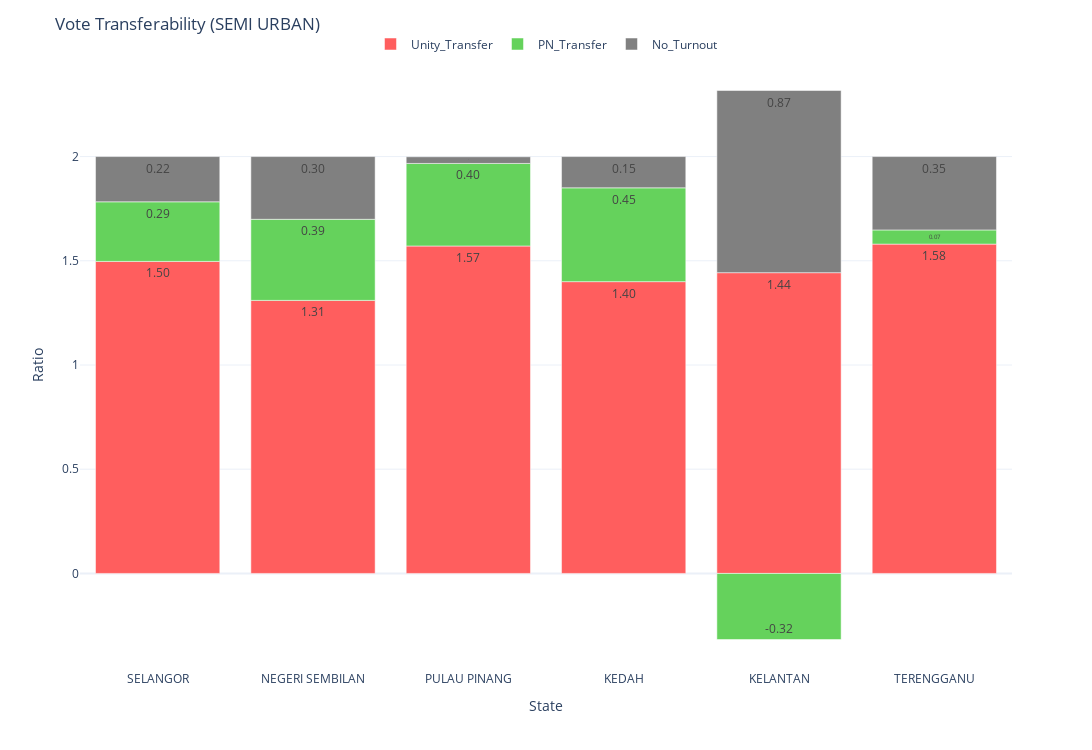

Source (notebook cell):
### Code cell
rc = 'SEMI URBAN'
grp_df3 = compute_transfer(xdf.query(f'Classification=="{rc}"'), groupby=['GE15_STATE'])

display(grp_df3.style.format("{:,}", ['GE15_Total', 'PRN_Total']).format("{:.2f}", ['Unity_Transfer', 'PN_Transfer', 'No_Turnout']))
long_df = grp_df3[['Unity_Transfer', 'PN_Transfer', 'No_Turnout']].reset_index().melt(id_vars='GE15_STATE')
long_df.columns = ['State', 'Transfer', 'Ratio']

color_mapping = {
    'Unity_Transfer': '#FF5E5E',  # Darker pastel red
    'PN_Transfer': '#65D25C',     # Darker pastel green
    'No_Turnout': 'grey'
}
# Create a stacked bar plot using Plotly
fig = px.bar(long_df, x='State', y='Ratio', color='Transfer', barmode='relative', color_discrete_map=color_mapping)
fig.update_traces(texttemplate='%{y:.2f}', textposition='inside',)

custom_order = ['SELANGOR', 'NEGERI SEMBILAN', 'PULAU PINANG', 'KEDAH', 'KELANTAN', 'TERENGGANU']
fig.update_layout(title=f'Vote Transferability ({rc})',
    xaxis_title='State',
    yaxis_title='Ratio',
    height=750, width=1450,template='plotly_white', xaxis=dict(categoryorder='array', categoryarray=custom_order),
                      legend=dict(title=None,orientation='h', yanchor='top', y=1.05, xanchor='center', x=0.5)  # Centered legend at the top
                 
                 )
fig.show(config={'displayModeBar': False} )

### Figure 1 — Plotly figure (JSON) as saved in the notebook; plotly's stock layout.template omitted (floating-point values rounded to 4 significant figures)
{"data": [{"alignmentgroup": "True", "hovertemplate": "Transfer=Unity_Transfer<br>State=%{x}<br>Ratio=%{y}<extra></extra>", "legendgroup": "Unity_Transfer", "marker": {"color": "#FF5E5E", "pattern": {"shape": ""}}, "name": "Unity_Transfer", "offsetgroup": "Unity_Transfer", "orientation": "v", "showlegend": true, "textposition": "inside", "texttemplate": "%{y:.2f}", "type": "bar", "x": ["KEDAH", "KELANTAN", "NEGERI SEMBILAN", "PULAU PINANG", "SELANGOR", "TERENGGANU"], "xaxis": "x", "y": [1.4, 1.443, 1.31, 1.571, 1.497, 1.58], "yaxis": "y"}, {"alignmentgroup": "True", "hovertemplate": "Transfer=PN_Transfer<br>State=%{x}<br>Ratio=%{y}<extra></extra>", "legendgroup": "PN_Transfer", "marker": {"color": "#65D25C", "pattern": {"shape": ""}}, "name": "PN_Transfer", "offsetgroup": "PN_Transfer", "orientation": "v", "showlegend": true, "textposition": "inside", "texttemplate": "%{y:.2f}", "type": "bar", "x": ["KEDAH", "KELANTAN", "NEGERI SEMBILAN", "PULAU PINANG", "SELANGOR", "TERENGGANU"], "xaxis": "x", "y": [0.45, -0.317, 0.389, 0.396, 0.286, 0.068], "yaxis": "y"}, {"alignmentgroup": "True", "hovertemplate": "Transfer=No_Turnout<br>State=%{x}<br>Ratio=%{y}<extra></extra>", "legendgroup": "No_Turnout", "marker": {"color": "grey", "pattern": {"shape": ""}}, "name": "No_Turnout", "offsetgroup": "No_Turnout", "orientation": "v", "showlegend": true, "textposition": "inside", "texttemplate": "%{y:.2f}", "type": "bar", "x": ["KEDAH", "KELANTAN", "NEGERI SEMBILAN", "PULAU PINANG", "SELANGOR", "TERENGGANU"], "xaxis": "x", "y": [0.15, 0.874, 0.301, 0.032, 0.217, 0.352], "yaxis": "y"}], "layout": {"barmode": "relative", "height": 750, "legend": {"orientation": "h", "title": {}, "tracegroupgap": 0, "x": 0.5, "xanchor": "center", "y": 1.05, "yanchor": "top"}, "margin": {"t": 60}, "title": {"text": "Vote Transferability (SEMI URBAN)"}, "width": 1450, "xaxis": {"anchor": "y", "autorange": true, "categoryarray": ["SELANGOR", "NEGERI SEMBILAN", "PULAU PINANG", "KEDAH", "KELANTAN", "TERENGGANU"], "categoryorder": "array", "domain": [0, 1], "range": [-0.5, 5.5], "title": {"text": "State"}, "type": "category"}, "yaxis": {"anchor": "x", "autorange": true, "domain": [0, 1], "range": [-0.4633, 2.463], "title": {"text": "Ratio"}, "type": "linear"}}}
